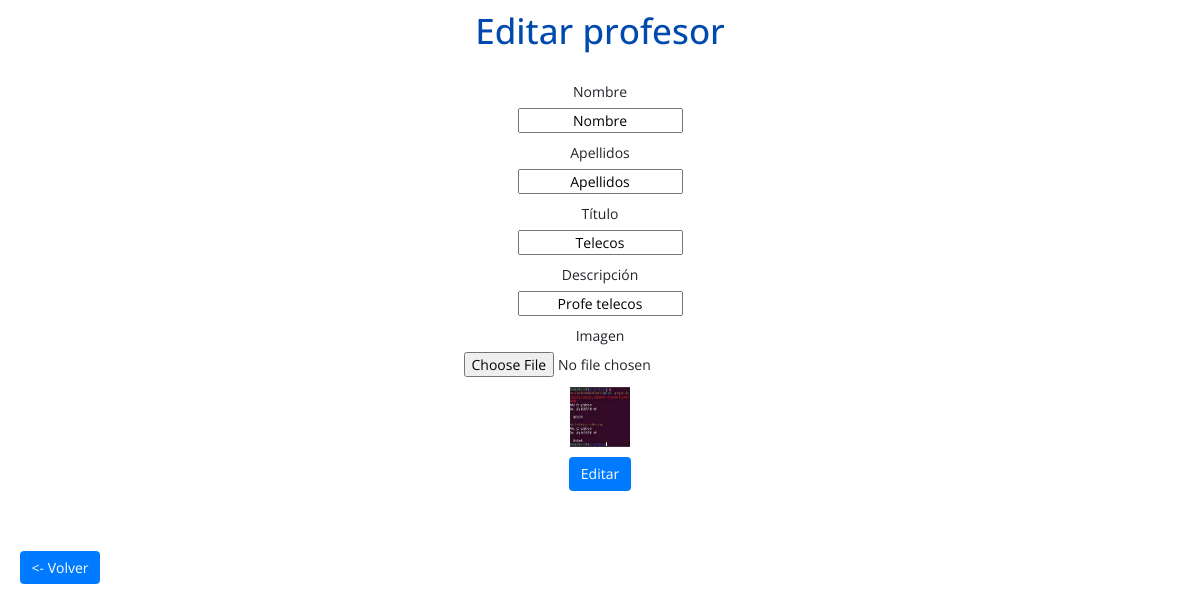
/admin/adminTeachersEdit.php?dni=3563464364D (signed in), run on the app's committed database.
### tables this page shows
CREATE TABLE `teacher` (
  `teacher_id` int(11) NOT NULL,
  `dni` varchar(21) NOT NULL,
  `name` varchar(50) NOT NULL,
  `surname` varchar(50) NOT NULL,
  `title` varchar(50) NOT NULL,
  `description` varchar(50) NOT NULL,
  `password` varchar(255) NOT NULL,
  `created_at` datetime DEFAULT current_timestamp(),
  `image` varchar(100) DEFAULT NULL
);

### admin/adminTeachersEdit.php (the view, shortened to what this page needs)
<!DOCTYPE html>
<html lang="en">
<head>
  <link rel="stylesheet" type="text/css" href="../styles/admin.css">
  <link rel="stylesheet" href="https://stackpath.bootstrapcdn.com/bootstrap/4.5.2/css/bootstrap.min.css">
</head>
<body>
  <h1>Editar profesor</h1>
  <div style="display: flex; justify-content: center; margin-bottom: 20px; align-items:center;">
    <?php
    $con = mysqli_connect("localhost", "root", "");
    mysqli_select_db($con, "courses");
    if (isset($_GET['dni'])) {
      $query = 'SELECT * FROM teacher WHERE dni = "' . $_GET['dni'] . '" LIMIT 1';
      $result = mysqli_query($con, $query);
      if ($result == null) {
        echo "No s'ha trobat el professor amb el DNI: " . $_GET['dni'];
        exit;
      } else {
        $teacher = mysqli_fetch_assoc($result);
    ?>
        <form style='display: flex; flex-direction: column; align-items: center; justify-content: center;' action='<?php echo htmlspecialchars($_SERVER["PHP_SELF"]) . '?dni=' . $teacher['dni'] ?>' method='post' enctype="multipart/form-data">
          <?php
          echo "<label for='name'>Nombre</label>";
          echo "<input type='text' name='name' value='" . $teacher['name'] . "' />";
          echo "<label for='surname'>Apellidos</label>";
          echo "<input type='text' name='surname' value='" . $teacher['surname'] . "' />";
          echo "<label for='title'>Título</label>";
          echo "<input type='text' name='title' value='" . $teacher['title'] . "' />";
          echo "<label for='description'>Descripción</label>";
          echo "<input type='text' name='description' value='" . $teacher['description'] . "' />";
          echo "<label for='image'>Imagen</label>";
          ?><input type="file" name="uploadfile" value="<?php echo $teacher['image'] ?>" />
          <?php
          echo "<img style='width:60px;height:60px;' src='../profilepics/" . $teacher['image'] . "' />";
          echo '<input type="submit" name="submitbtn" class="btn btn-primary" value="Editar">';
          echo "</form>";
          ?>
  </div>
<?php
      }
    } else {
      echo "No s'ha trobat el professor amb el DNI: " . $_GET['dni'];
    }
?>
<a href="adminTeachers.php" class="btn btn-primary"><- Volver</a>
</body>
</html>

### styles/admin.css (style rules this page uses)
* { text-align: center; font: 14px 'Open Sans', sans-serif; margin: 10px; }
h1 { color: #004aad; }

### data on the page
teacher: name "Nombre", surname "Apellidos", title "Telecos", description "Profe telecos", image (picture)
